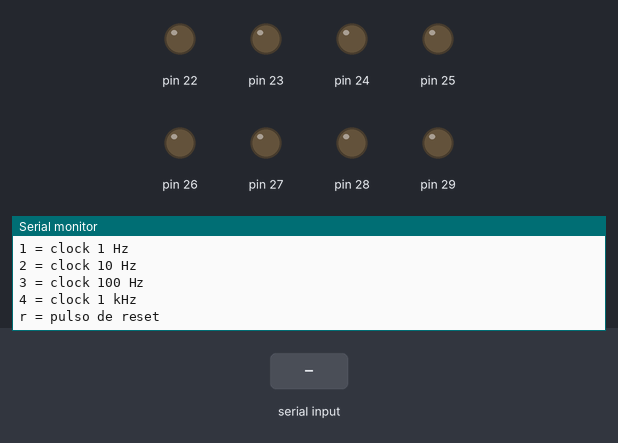
A sketch run on a simulated Arduino Mega 2560, built with avr-gcc and run on an emulated ATmega2560. On the bench: output pins drawn as LEDs (lit = HIGH), the last lines printed to the serial monitor. The inputs (shaded band) are chosen by the test bench. Pins used as bus, display or sensor lines are not drawn.

Above: at 3.2 s.
3.3 s: "1" received over Serial
At 3.9 s:
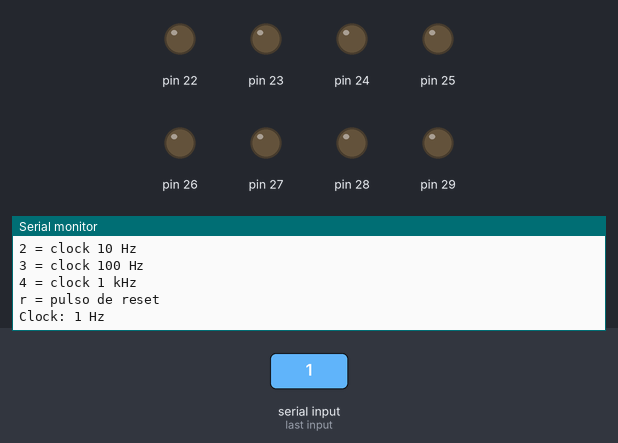
4.8 s: "4" received over Serial
At 6.0 s:
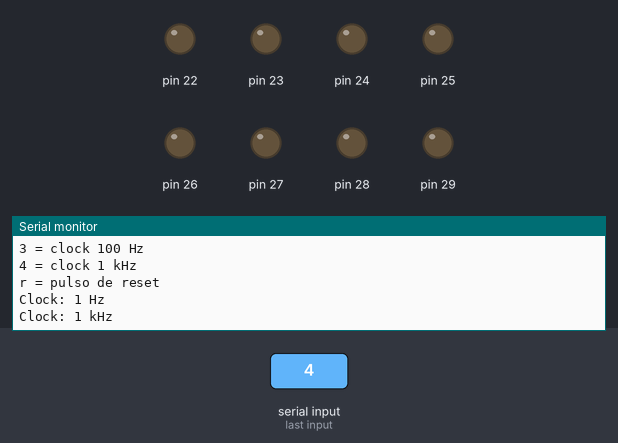
6.3 s: "r" received over Serial
At 7.5 s:
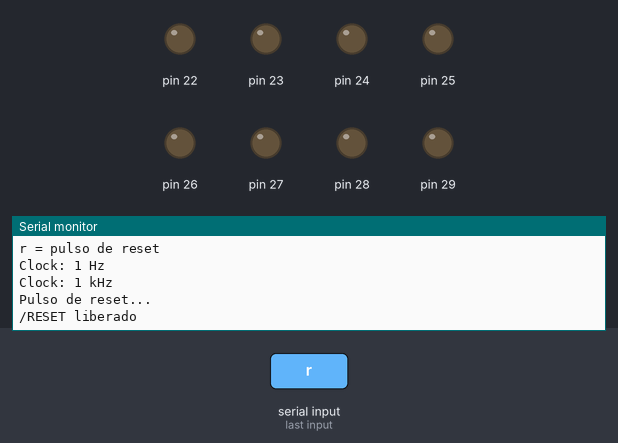

The sketch:

001_MEGA_Clock_Reset_NOP.ino
```cpp
/*
  Z80 Clock + Reset + NOP bus
  Arduino Mega 2560

  D8  / PH5 -> CLOCK hacia Z80 pin 6
  D10 / PB4 -> /RESET hacia Z80 pin 26

  D22-D29 / PA0-PA7 -> bus de datos Z80 D0-D7
  Todos en LOW para entregar 00h = NOP.
*/

const int Z80_CLK   = 8;   // D8  / PH5
const int Z80_RESET = 10;  // D10 / PB4

bool clkState = LOW;
unsigned long lastClockToggle = 0;

// Frecuencia inicial: 100 Hz
unsigned long halfPeriodMicros = 5000;

void setup() {
  // Clock y reset
  pinMode(Z80_CLK, OUTPUT);
  pinMode(Z80_RESET, OUTPUT);

  digitalWrite(Z80_CLK, LOW);

  // Mantener el Z80 reseteado mientras preparamos el bus
  digitalWrite(Z80_RESET, LOW);

  // Puerto A completo como salida:
  // Arduino Mega D22-D29 = PA0-PA7
  DDRA = 0xFF;    // PA0-PA7 como salidas
  PORTA = 0x00;   // D0-D7 en LOW -> byte 00h -> NOP

  Serial.begin(115200);

  Serial.println();
  Serial.println("Z80 Clock + Reset + NOP bus");
  Serial.println("--------------------------------");
  Serial.println("D8  / PH5 -> CLOCK");
  Serial.println("D10 / PB4 -> /RESET");
  Serial.println("D22-D29 / PA0-PA7 -> Z80 D0-D7 = 00h");
  Serial.println();

  Serial.println("Manteniendo /RESET en LOW durante 2 segundos...");
  delay(2000);

  digitalWrite(Z80_RESET, HIGH);

  Serial.println("/RESET liberado");
  Serial.println();
  Serial.println("Comandos:");
  Serial.println("1 = clock 1 Hz");
  Serial.println("2 = clock 10 Hz");
  Serial.println("3 = clock 100 Hz");
  Serial.println("4 = clock 1 kHz");
  Serial.println("r = pulso de reset");
}

void loop() {
  generarClock();
  leerComandos();
}

void generarClock() {
  unsigned long now = micros();

  if (now - lastClockToggle >= halfPeriodMicros) {
    lastClockToggle = now;
    clkState = !clkState;
    digitalWrite(Z80_CLK, clkState);
  }
}

void leerComandos() {
  if (!Serial.available()) {
    return;
  }

  char c = Serial.read();

  if (c == '1') {
    halfPeriodMicros = 500000;
    Serial.println("Clock: 1 Hz");
  }

  if (c == '2') {
    halfPeriodMicros = 50000;
    Serial.println("Clock: 10 Hz");
  }

  if (c == '3') {
    halfPeriodMicros = 5000;
    Serial.println("Clock: 100 Hz");
  }

  if (c == '4') {
    halfPeriodMicros = 500;
    Serial.println("Clock: 1 kHz");
  }

  if (c == 'r' || c == 'R') {
    Serial.println("Pulso de reset...");

    digitalWrite(Z80_RESET, LOW);
    delay(100);
    digitalWrite(Z80_RESET, HIGH);

    Serial.println("/RESET liberado");
  }
}
```

Measured:
- after the input at 3.3 s, the serial monitor: prints a new line at once (image 1)
- after the input at 4.8 s, the serial monitor: prints a new line at once (image 2)
- after the input at 6.3 s, the serial monitor: prints a new line at once (image 3)
